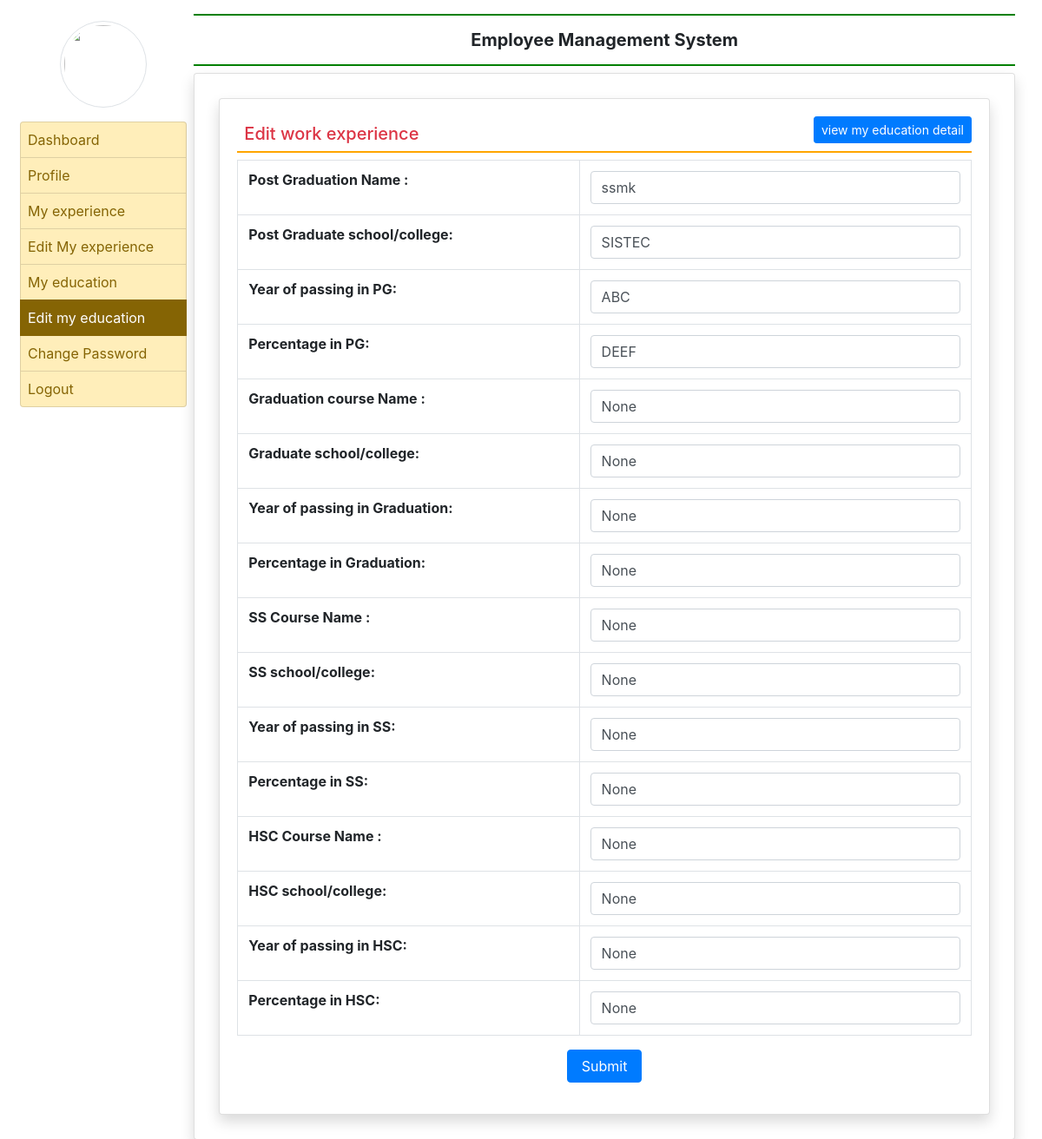
Page /edit_myeducation (signed in) on the committed database.
### employee/models.py (models this page shows, shortened)
class EmployeeEducation(models.Model):
    user = models.ForeignKey(User,on_delete=models.CASCADE)
    coursepg = models.CharField(max_length=100,null=True)
    schoolclgpg = models.CharField(max_length=200,null=True)
    yearofpassing = models.CharField(max_length=20,null=True)
    percentagepg = models.CharField(max_length=3,null=True)
    coursegra = models.CharField(max_length=100, null=True)
    schoolclggra = models.CharField(max_length=200, null=True)
    yearofpassingra = models.CharField(max_length=20, null=True)
    percentagegra = models.CharField(max_length=3, null=True)
    coursessc = models.CharField(max_length=100, null=True)
    schoolclgssc = models.CharField(max_length=200, null=True)
    yearofpassingssc = models.CharField(max_length=20, null=True)
    percentagessc = models.CharField(max_length=3, null=True)
    coursesc = models.CharField(max_length=100, null=True)
    schoolclghsc = models.CharField(max_length=200, null=True)
    yearofpassinghsc = models.CharField(max_length=20, null=True)
    percentagehsc = models.CharField(max_length=3, null=True)

### employee/views.py (the view, shortened to what this page needs)
# urls.py: path("edit_myeducation",edit_myeducation,name='edit_myeducation'),
def edit_myeducation(request):
    if not request.user.is_authenticated:
        return redirect('emp_login')
    error = " "
    user = request.user
    education = EmployeeEducation.objects.get(user=user)
    return render(request, 'edit_myeducation.html', locals())

### employee/templates/edit_myeducation.html (shortened to what this page needs)
{% extends 'emp_base.html'%}
{% block main %}
<div class="card shadow m-2">
  <div class="card-body">
    <a href ="{% url 'my_education' %} " class="btn btn-primary float-right btn-sm">view my education detail</a>
    <h5 class="p-2 text-danger" style="border-bottom:2px solid orange"> Edit work experience</h5>
    <div class="container-fulid">
<form method="post">
     <table class="table table-bordered" >
       <tr>
         <th>Post Graduation Name : </th>
         <td><input type="text" name="coursepg" class="form-control" value="{{education.coursepg}}"></td>
       </tr>
       <tr>
         <th>Post Graduate school/college: </th>
         <td><input type="text" name="schoolclgpg" class="form-control" value="{{education.schoolclgpg}}"></td>
       </tr>
       <tr>
         <th>Year of passing in PG: </th>
         <td><input type="text" name="yearofpassing" class="form-control" value="{{education.yearofpassing}}"></td>
       </tr>
       <tr>
         <th>Percentage in PG: </th>
         <td><input type="text" name="percentagepg" class="form-control" value="{{education.percentagepg}}"></td>
       </tr>
       <tr>
         <th>Graduation course Name : </th>
         <td><input type="text" name="coursegra" class="form-control" value="{{education.coursegra}}"></td>
       </tr>
       <tr>
         <th> Graduate school/college: </th>
         <td><input type="text" name="schoolclggra" class="form-control" value="{{education.schoolclggra}}"></td>
       </tr>
       <tr>
         <th>Year of passing in Graduation: </th>
         <td><input type="text" name="yearofpassingra" class="form-control" value="{{education.yearofpassingra}}"></td>
       </tr>
       <tr>
         <th>Percentage in Graduation: </th>
         <td><input type="text" name="percentagegra" class="form-control" value="{{education.percentagegra}}"></td>
       </tr>
       <tr>
         <th>SS Course Name : </th>
         <td><input type="text" name="coursessc" class="form-control" value="{{education.coursessc}}"></td>
       </tr>
       <tr>
         <th>SS school/college: </th>
         <td><input type="text" name="schoolclgssc" class="form-control" value="{{education.schoolclgssc}}"></td>
       </tr>
       <tr>
         <th>Year of passing in SS: </th>
         <td><input type="text" name="yearofpassingssc" class="form-control" value="{{education.yearofpassingssc}}"></td>
       </tr>
       <tr>
         <th>Percentage in SS: </th>
         <td><input type="text" name="percentagessc" class="form-control" value="{{education.percentagessc}}"></td>
       </tr>
        <tr>
         <th>HSC Course Name : </th>
         <td><input type="text" name="coursesc" class="form-control" value="{{education.coursesc}}"></td>
       </tr>
       <tr>
         <th>HSC school/college: </th>
         <td><input type="text" name="schoolclghsc" class="form-control" value="{{education.schoolclghsc}}"></td>
       </tr>
       <tr>
         <th>Year of passing in HSC: </th>
         <td><input type="text" name="yearofpassinghsc" class="form-control" value="{{education.yearofpassinghsc}}"></td>
       </tr>
       <tr>
         <th>Percentage in HSC: </th>
         <td><input type="text" name="percentagehsc" class="form-control" value="{{education.percentagehsc}}"></td>
       </tr>
     </table>
   <center><input type="submit" value="Submit" class="btn btn-primary px-3"></center>
   </form>
    </div>
  </div>
</div>
{% endblock %}

### rows in the picture
EmployeeEducation: coursepg "ssmk", schoolclgpg "SISTEC", yearofpassing "ABC", percentagepg "DEEF", coursegra "None", schoolclggra "None", yearofpassingra "None", percentagegra "None", coursessc "None", schoolclgssc "None", yearofpassingssc "None", percentagessc "None", coursesc "None", schoolclghsc "None", yearofpassinghsc "None", percentagehsc "None"
